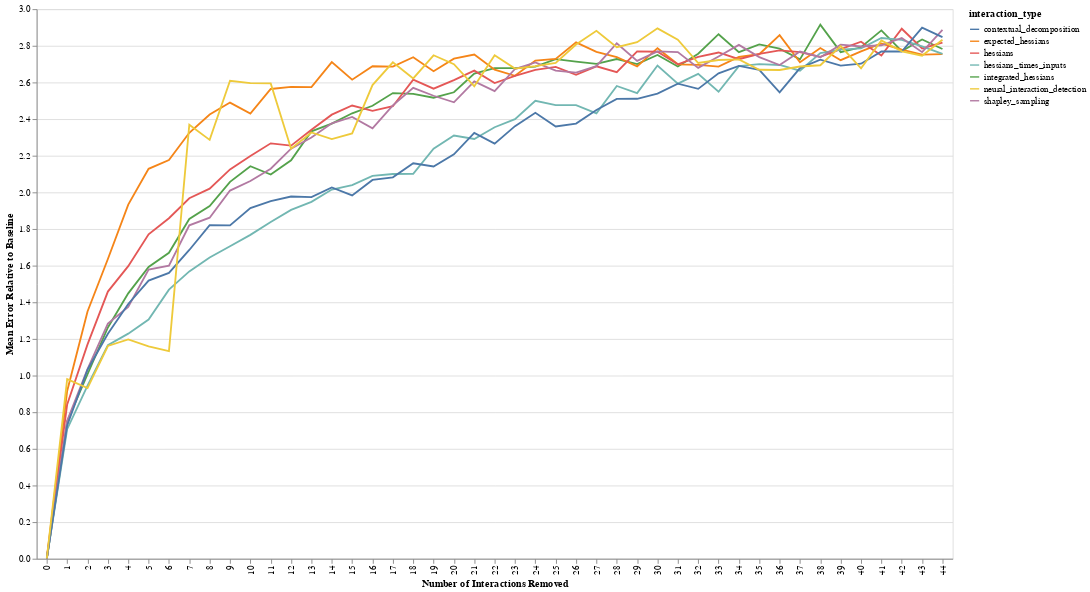

The notebook cell this image was saved under:
### Code cell
line = alt.Chart(df_total, width=1000, height=600).mark_line().encode(
    x=alt.X('num_interactions_removed:O', title='Number of Interactions Removed'),
    y=alt.Y('mean_perf:Q', title='Mean Error Relative to Baseline', scale=alt.Scale(zero=False)),
    color=alt.Color('interaction_type:N')
)
band = alt.Chart(df_total).transform_calculate(
    ymin="datum.mean_perf - datum.sd_perf",
    ymax="datum.mean_perf + datum.sd_perf"
).mark_errorbar().encode(
    x=alt.X('num_interactions_removed:O'),
    y="ymin:Q",
    y2="ymax:Q",
    color=alt.Color('interaction_type:N')
)
line

### Figure 1 — Vega-Lite specification as saved in the notebook (floating-point values rounded to 4 significant figures; data arrays with more than 128 entries replaced by an {"elided": "..."} marker saying what was removed)
{"config": {"view": {"continuousWidth": 400, "continuousHeight": 300}}, "data": {"name": "data-94935d0dd0fb135e51e0b41fb97e922b"}, "mark": "line", "encoding": {"color": {"type": "nominal", "field": "interaction_type"}, "x": {"type": "ordinal", "field": "num_interactions_removed", "title": "Number of Interactions Removed"}, "y": {"type": "quantitative", "field": "mean_perf", "scale": {"zero": false}, "title": "Mean Error Relative to Baseline"}}, "height": 600, "width": 1000, "$schema": "https://vega.github.io/schema/vega-lite/v4.0.2.json", "datasets": {"data-94935d0dd0fb135e51e0b41fb97e922b": {"elided": "315 records"}}}
